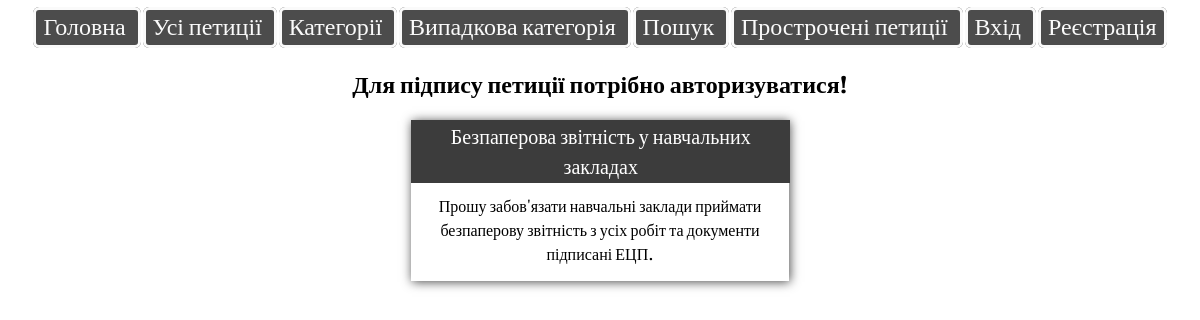
Page /petition/41/sign/ on the committed database.
### petition_service/models.py (models this page shows, shortened)
class Petition(models.Model):
    category = models.ForeignKey(Category, verbose_name="Категорія", on_delete=models.SET_NULL, null=True)
    author = models.ForeignKey(User, verbose_name="Автор", on_delete=models.CASCADE)
    title = models.CharField("Назва", max_length=100)
    text = models.TextField("Зміст")
    creation_date = models.DateField("Дата створення", default=timezone.now().date())
    status = models.ForeignKey(Status, verbose_name="Статус", on_delete=models.SET_NULL, null=True)
    deleted = models.BooleanField('Видалена', default=False)
    overdue = models.BooleanField('Прострочена', default=False)
    def get_absolute_url(self):
        return reverse('petition_detail', kwargs={'id': self.id})
    class Meta:
        verbose_name = "Петиція"
        verbose_name_plural = "Петиції"

### petition_service/views.py (the view, shortened to what this page needs)
# urls.py: path('petition/<int:id>/sign/', views.Sign, name='sign'),
def Sign(request, id):
    petition = Petition.objects.get(id=id)
    sign = ''
    if request.method != 'POST':
        header = ''
        if request.user.username == "":
            header = 'Для підпису петиції потрібно авторизуватися!'
        else:
            sign = Signature.objects.filter(signer__username=request.user.username, petition_id=id)
            if len(sign) == 0:
                header = 'Підписати від імені користувача: ' + request.user.username
            else:
                header = 'Ви вже підписали дану петицію'
        return render(request, 'petitions/sign.html', {'petition': petition, 'header': header})

### templates/petitions/sign.html (shortened to what this page needs)
{% extends 'base.html' %}
{% load static %}
{% block content %}
    <link rel="stylesheet" type="text/css" href="{% static 'styles/style_sign.css'%}">
    <div class="form">
    <h2>{{ header }}</h2>
    <span class="petition"><a href="{{petition.get_absolute_url}}">{{petition.title}}</a>
    <p>{{ petition.text}}</p>
    </span>
    <br>
    </div>
{% endblock %}

### static/styles/style_sign.css (style rules this page uses)
body { font-family: 'Literata', serif; margin: 10px; }
.petition { width: 32%; margin-bottom: 2%; display: inline-block; #background: linear-gradient(to top, #eaeaea, #fafafa); #border-bottom-right-radius: 3px; #border-bottom-left-radius: 3px; box-shadow: 1px 1px 10px #4a4a4a; }
p { text-align: center; padding-left: 4px; padding-right: 4px; padding-top: 6px; margin-top: 1%; word-wrap: break-word; }
.petition a { display: block; color: white; font-size: 20px; #border: 1.7px outset #7a7a7a; #border-radius: 7px; width: 98.8%; text-align: center; #margin-left: -5px; padding: 3px; padding-top: 0px; background-color: #3c3c3c; text-decoration: none; }
.form { text-align: center; }

### rows in the picture
Petition: title "Безпаперова звітність у навчальних закладах", text "Прошу забов'язати навчальні заклади приймати безпаперову звітність з усіх робіт та документи підписані ЕЦП."

### other values in the picture
{{ header }} "Для підпису петиції потрібно авторизуватися!"
